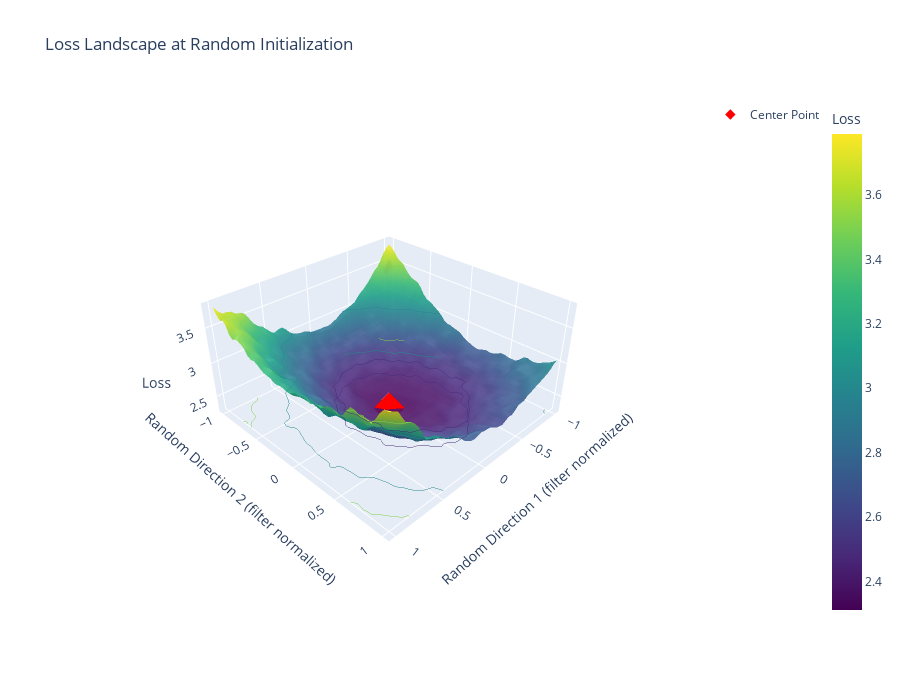
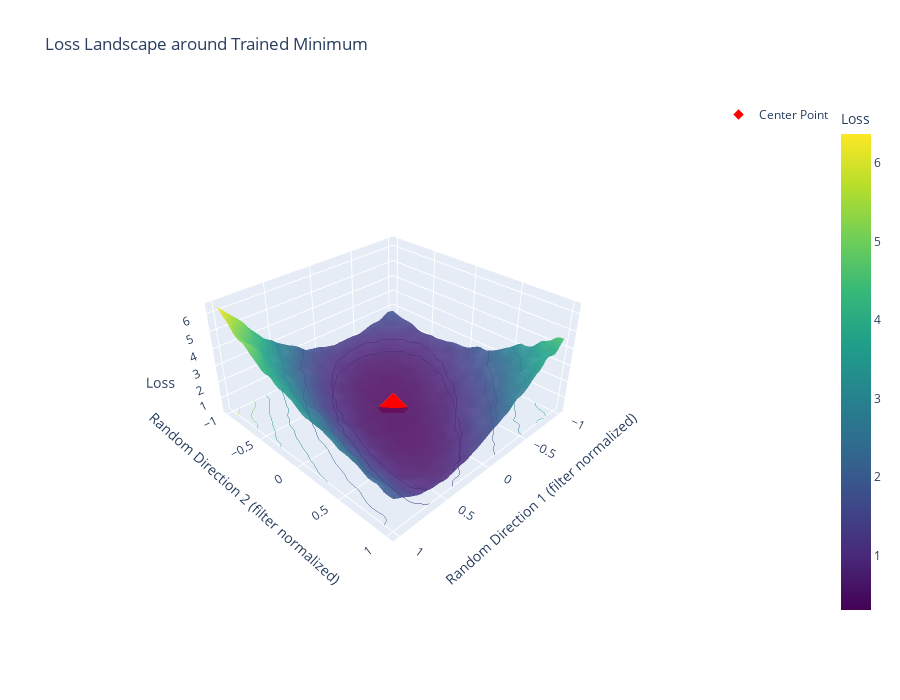

The notebook cell saved with these charts, in order:
### Code cell
# Load MNIST data
print("Loading MNIST dataset...")
train_loader = load_mnist(train_samples=1000, batch_size=64)

# Create model
model = SimpleNet()

# Option 1: Visualize landscape at random initialization
print("\n" + "="*50)
print("Visualizing loss landscape at RANDOM INITIALIZATION")
print("="*50)
Alpha_init, Beta_init, Loss_init = compute_loss_landscape(
    model, train_loader, resolution=51, scale=1.0, use_filter_norm=True, smoothing=0.9, scale_multiplier=1.0
)

fig_init = visualize_loss_landscape(
    Alpha_init, Beta_init, Loss_init,
    title="Loss Landscape at Random Initialization"
)
fig_init.show()

# Option 2: Train model then visualize landscape around trained minimum
print("\n" + "="*50)
print("Training model, then visualizing landscape around TRAINED MINIMUM")
print("="*50)

model = train_model(model, train_loader, epochs=30, lr=0.01)

Alpha_trained, Beta_trained, Loss_trained = compute_loss_landscape(
    model, train_loader, resolution=51, scale=1.0, use_filter_norm=True, smoothing=0.9, scale_multiplier=1.0
)

fig_trained = visualize_loss_landscape(
    Alpha_trained, Beta_trained, Loss_trained,
    title="Loss Landscape around Trained Minimum"
)
fig_trained.show()

# Print some statistics
print("\n" + "="*50)
print("LANDSCAPE STATISTICS")
print("="*50)
print(f"At initialization:")
print(f"  Loss range: [{Loss_init.min():.3f}, {Loss_init.max():.3f}]")
print(f"  Center loss: {Loss_init[len(Loss_init)//2, len(Loss_init[0])//2]:.3f}")

print(f"\nAfter training:")
print(f"  Loss range: [{Loss_trained.min():.3f}, {Loss_trained.max():.3f}]")
print(f"  Center loss: {Loss_trained[len(Loss_trained)//2, len(Loss_trained[0])//2]:.3f}")

### Figure 1 — Plotly figure (JSON) as saved in the notebook; plotly's stock layout.template omitted (floating-point values rounded to 4 significant figures; data arrays with more than 128 entries replaced by an {"elided": "..."} marker saying what was removed)
{"data": [{"colorbar": {"title": {"text": "Loss"}, "x": 1.2}, "colorscale": [[0, "#440154"], [0.1111, "#482878"], [0.2222, "#3e4989"], [0.3333, "#31688e"], [0.4444, "#26828e"], [0.5556, "#1f9e89"], [0.6667, "#35b779"], [0.7778, "#6ece58"], [0.8889, "#b5de2b"], [1, "#fde725"]], "contours": {"z": {"project": {"z": true}, "show": true, "usecolormap": true, "width": 2}}, "opacity": 0.9, "type": "surface", "x": {"elided": "51x51 float values"}, "y": {"elided": "51x51 float values"}, "z": {"elided": "51x51 float values"}}, {"marker": {"color": "red", "size": 8, "symbol": "diamond"}, "mode": "markers", "name": "Center Point", "type": "scatter3d", "x": [0], "y": [0], "z": [2.322]}], "layout": {"height": 700, "scene": {"aspectmode": "manual", "aspectratio": {"x": 1, "y": 1, "z": 0.5}, "camera": {"eye": {"x": 1.5, "y": 1.5, "z": 1.3}}, "xaxis": {"title": {"text": "Random Direction 1 (filter normalized)"}}, "yaxis": {"title": {"text": "Random Direction 2 (filter normalized)"}}, "zaxis": {"title": {"text": "Loss"}}}, "showlegend": true, "title": {"text": "Loss Landscape at Random Initialization"}}}

### Figure 2 — Plotly figure (JSON) as saved in the notebook; plotly's stock layout.template omitted (floating-point values rounded to 4 significant figures; data arrays with more than 128 entries replaced by an {"elided": "..."} marker saying what was removed)
{"data": [{"colorbar": {"title": {"text": "Loss"}, "x": 1.2}, "colorscale": [[0, "#440154"], [0.1111, "#482878"], [0.2222, "#3e4989"], [0.3333, "#31688e"], [0.4444, "#26828e"], [0.5556, "#1f9e89"], [0.6667, "#35b779"], [0.7778, "#6ece58"], [0.8889, "#b5de2b"], [1, "#fde725"]], "contours": {"z": {"project": {"z": true}, "show": true, "usecolormap": true, "width": 2}}, "opacity": 0.9, "type": "surface", "x": {"elided": "51x51 float values"}, "y": {"elided": "51x51 float values"}, "z": {"elided": "51x51 float values"}}, {"marker": {"color": "red", "size": 8, "symbol": "diamond"}, "mode": "markers", "name": "Center Point", "type": "scatter3d", "x": [0], "y": [0], "z": [0.3255]}], "layout": {"height": 700, "scene": {"aspectmode": "manual", "aspectratio": {"x": 1, "y": 1, "z": 0.5}, "camera": {"eye": {"x": 1.5, "y": 1.5, "z": 1.3}}, "xaxis": {"title": {"text": "Random Direction 1 (filter normalized)"}}, "yaxis": {"title": {"text": "Random Direction 2 (filter normalized)"}}, "zaxis": {"title": {"text": "Loss"}}}, "showlegend": true, "title": {"text": "Loss Landscape around Trained Minimum"}}}
